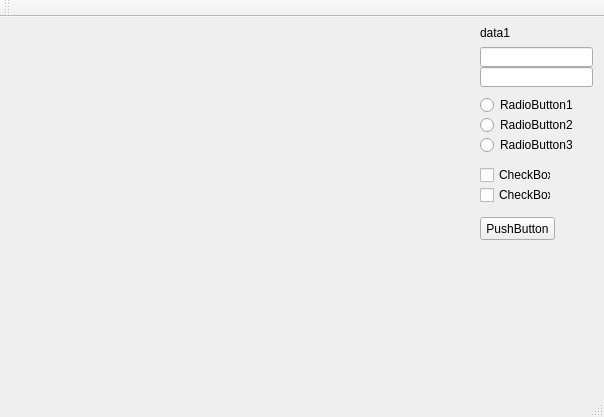
<?xml version="1.0" encoding="UTF-8"?>
<ui version="4.0">
 <class>BEditClass</class>
 <widget class="QMainWindow" name="BEditClass">
  <property name="geometry">
   <rect>
    <x>0</x>
    <y>0</y>
    <width>604</width>
    <height>417</height>
   </rect>
  </property>
  <property name="windowTitle">
   <string>BEdit</string>
  </property>
  <widget class="QWidget" name="centralWidget">
   <widget class="QWidget" name="widget_left" native="true">
    <property name="geometry">
     <rect>
      <x>0</x>
      <y>0</y>
      <width>120</width>
      <height>361</height>
     </rect>
    </property>
   </widget>
   <widget class="QWidget" name="widget_right" native="true">
    <property name="geometry">
     <rect>
      <x>480</x>
      <y>0</y>
      <width>120</width>
      <height>361</height>
     </rect>
    </property>
    <widget class="QLineEdit" name="lineEdit">
     <property name="geometry">
      <rect>
       <x>0</x>
       <y>30</y>
       <width>113</width>
       <height>20</height>
      </rect>
     </property>
    </widget>
    <widget class="QLabel" name="label">
     <property name="geometry">
      <rect>
       <x>0</x>
       <y>10</y>
       <width>54</width>
       <height>12</height>
      </rect>
     </property>
     <property name="text">
      <string>data1</string>
     </property>
    </widget>
    <widget class="QLineEdit" name="lineEdit_2">
     <property name="geometry">
      <rect>
       <x>0</x>
       <y>50</y>
       <width>113</width>
       <height>20</height>
      </rect>
     </property>
    </widget>
    <widget class="QRadioButton" name="radioButton">
     <property name="geometry">
      <rect>
       <x>0</x>
       <y>100</y>
       <width>101</width>
       <height>16</height>
      </rect>
     </property>
     <property name="text">
      <string>RadioButton2</string>
     </property>
    </widget>
    <widget class="QCheckBox" name="checkBox">
     <property name="geometry">
      <rect>
       <x>0</x>
       <y>150</y>
       <width>71</width>
       <height>16</height>
      </rect>
     </property>
     <property name="text">
      <string>CheckBox1</string>
     </property>
    </widget>
    <widget class="QCheckBox" name="checkBox_2">
     <property name="geometry">
      <rect>
       <x>0</x>
       <y>170</y>
       <width>71</width>
       <height>16</height>
      </rect>
     </property>
     <property name="text">
      <string>CheckBox2</string>
     </property>
    </widget>
    <widget class="QRadioButton" name="radioButton_2">
     <property name="geometry">
      <rect>
       <x>0</x>
       <y>80</y>
       <width>101</width>
       <height>16</height>
      </rect>
     </property>
     <property name="text">
      <string>RadioButton1</string>
     </property>
    </widget>
    <widget class="QRadioButton" name="radioButton_3">
     <property name="geometry">
      <rect>
       <x>0</x>
       <y>120</y>
       <width>101</width>
       <height>16</height>
      </rect>
     </property>
     <property name="text">
      <string>RadioButton3</string>
     </property>
    </widget>
    <widget class="QPushButton" name="pushButton">
     <property name="geometry">
      <rect>
       <x>0</x>
       <y>200</y>
       <width>75</width>
       <height>23</height>
      </rect>
     </property>
     <property name="text">
      <string>PushButton</string>
     </property>
    </widget>
   </widget>
   <widget class="QWidget" name="widget_bottom" native="true">
    <property name="geometry">
     <rect>
      <x>120</x>
      <y>280</y>
      <width>361</width>
      <height>80</height>
     </rect>
    </property>
   </widget>
   <widget class="QWidget" name="widget_middle" native="true">
    <property name="geometry">
     <rect>
      <x>120</x>
      <y>0</y>
      <width>361</width>
      <height>281</height>
     </rect>
    </property>
   </widget>
  </widget>
  <widget class="QMenuBar" name="menuBar">
   <property name="geometry">
    <rect>
     <x>0</x>
     <y>0</y>
     <width>604</width>
     <height>23</height>
    </rect>
   </property>
  </widget>
  <widget class="QToolBar" name="mainToolBar">
   <attribute name="toolBarArea">
    <enum>TopToolBarArea</enum>
   </attribute>
   <attribute name="toolBarBreak">
    <bool>false</bool>
   </attribute>
  </widget>
  <widget class="QStatusBar" name="statusBar"/>
 </widget>
 <layoutdefault spacing="6" margin="11"/>
 <resources>
  <include location="BEdit.qrc"/>
 </resources>
 <connections/>
</ui>
